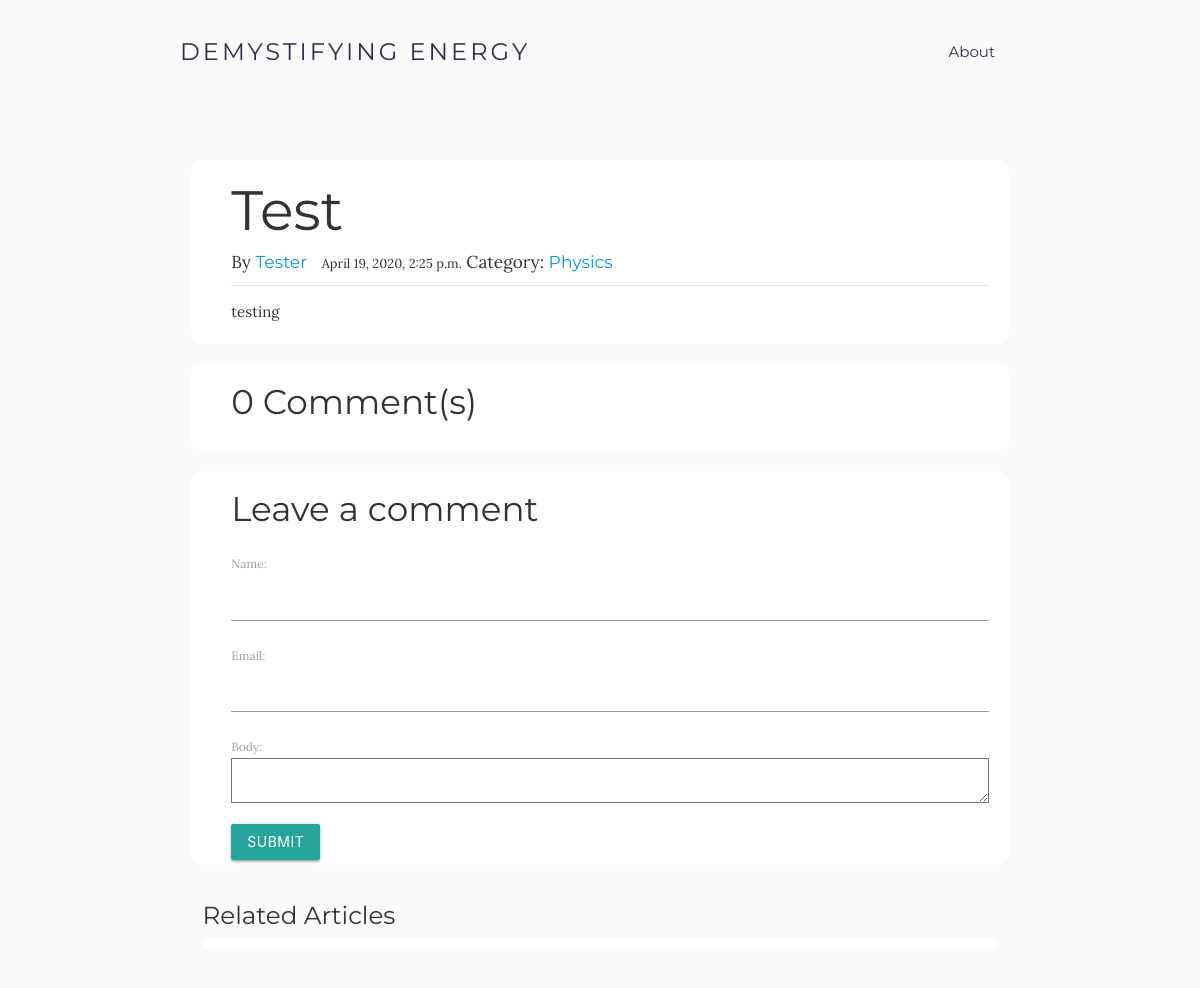
The page /article/test/ on the database as committed earlier.
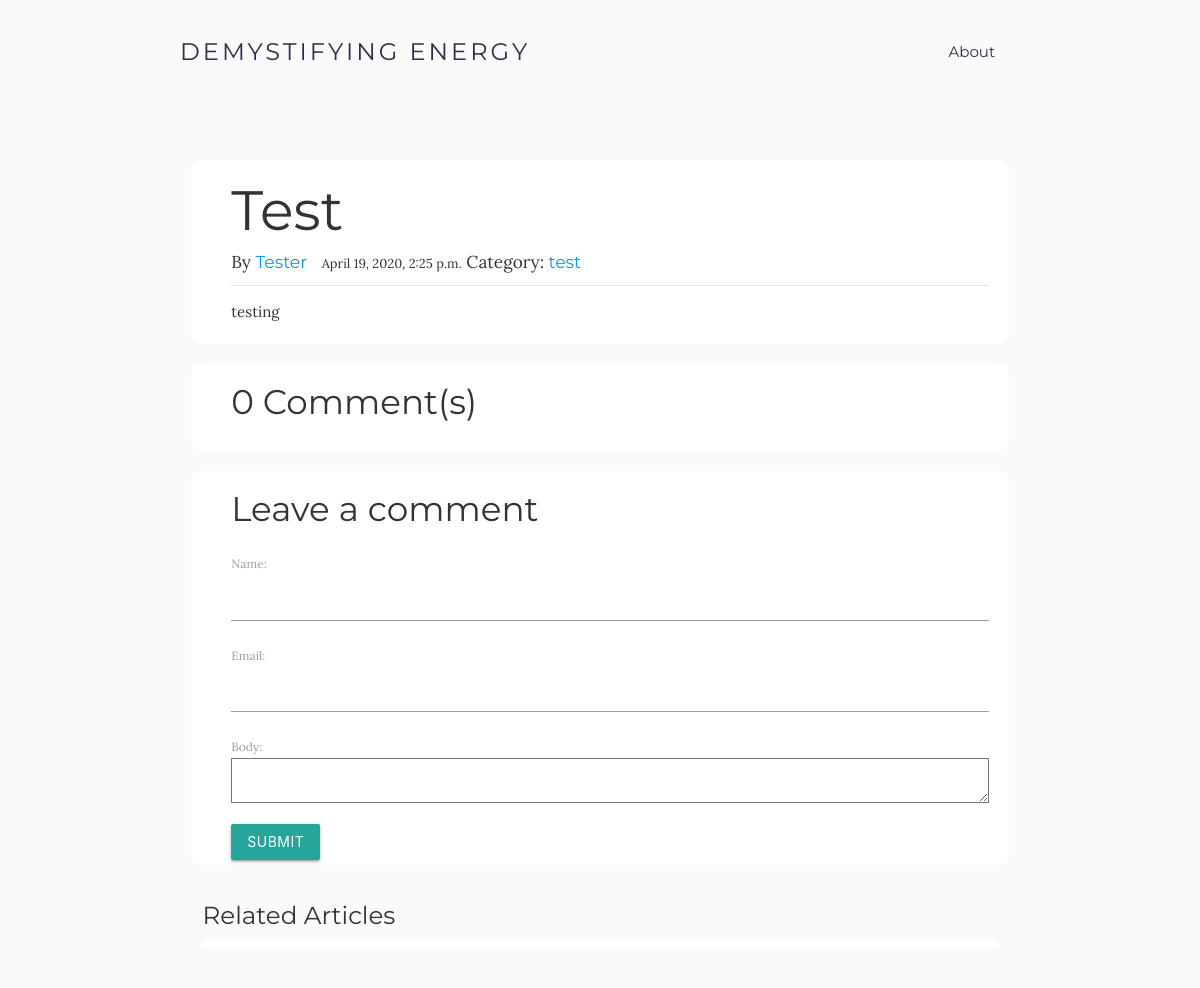
The same page on the database as committed later.
### blog/models.py (models this page shows, shortened)
class Article(models.Model):
    title = models.CharField(max_length=100)
    slug = models.SlugField()
    category = models.ForeignKey('Category', on_delete=models.CASCADE)
    content = RichTextField(config_name = 'default')
    summary = models.CharField(max_length=100)
    datePosted = models.DateTimeField(auto_now_add=True)
    author = models.TextField()
    status = models.IntegerField(choices=STATUS, default=0)
    created_on = models.DateTimeField(auto_now_add=True)
    class Meta:
        ordering = ['-created_on']

class Category(models.Model):
    name = models.CharField(max_length=100)
    slug = models.SlugField(max_length=100, unique=True)
    class Meta:
        ordering = ('name',)
        verbose_name = 'category'
        verbose_name_plural = 'categories'
    def get_absolute_url(self):
        return reverse('blog:list_by_category', args=[self.slug] )
    def __str__(self):
        return self.name

### blog/views.py (the view)
# urls.py: url(r'^article/(?P<slug>[\w-]+)/$', views.article_detail, name='link'),
def article_detail(request, slug):
    articles = get_object_or_404(Article, slug=slug)
    comments = articles.comments.filter(active=True)
    new_comment = None
    if request.method == 'POST':
        comment_form = CommentForm(data=request.POST)
        if comment_form.is_valid():
            new_comment = comment_form.save(commit=False)
            new_comment.articles = articles
            new_comment.save()
    else:
        comment_form = CommentForm()
    return render(request, 'blog/article_template.html', {'articles':articles, 'comments': comments,
                                                            'new_comment': new_comment,
                                                            'comment_form': comment_form})

### blog/forms.py
class CommentForm(forms.ModelForm):
    class Meta:
        model = Comment
        fields = ('name', 'email', 'body')

### blog/templates/blog/article_template.html (shortened to what this page needs)
{% load static %}
<!DOCTYPE html>
<html>
  <head>
    <link rel="stylesheet" href="https://cdnjs.cloudflare.com/ajax/libs/materialize/1.0.0/css/materialize.min.css">
    <link rel="stylesheet" href="{% static 'blog/articles.css' %}">
  </head>
  <body>
    <nav class="z-depth-0">
      <div class="nav-wrapper container">
        <a href="{% url 'blog:blog-home'%}" class="brand-logo lora">Demystifying Energy</a>
        <ul class="right hide-on-med-and-down">
          <li><a href="{% url 'blog:blog-about'%}">About</a></li>
        </ul>
      </div>
    </nav>
    <div class="container article-container">
      <div class="row">
        <div class="col s12">
          <article class="content-section">
            <div class="article-metadata">
              <h1>{{articles.title}}</h1>
              <h6>By <a class="mr-2" href="#">{{articles.author}}</a>
                <small class="text-muted">{{articles.datePosted}}</small>
                Category: <a class ="mr-2" href="{{articles.category.get_absolute_url}}"> {{ articles.category }}</a>
              </h6>
            </div>
            <p>{{articles.content | safe}}</p>
          </article>
          <div class="content-section">
            <div class="card-body">
              <h4>{{ comments.count }} Comment(s)</h4>
            </div>
          </div>
          <div class="content-section">
            <div class="card-body">
              {% if new_comment %}
              <div class="alert alert-success" role="alert">
                Your comment is awaiting moderation
              </div>
              {% else %}
              <h4>Leave a comment</h4>
              <form method="post" style="margin-top: 1.3em;">
                {{ comment_form.as_p }}
                <button type="submit" class="btn btn-primary  btn-lg">Submit</button>
              </form>
              {% endif %}
            </div>
          </div>
          <div class="col s12">
            <h5>Related Articles</h5>
            <div class="content-section">
            </div>
          </div>
        </div>
      </div>
    </div>
  </body>
</html>

### blog/static/blog/articles.css (style rules this page uses)
.article-metadata { padding-bottom: 5px; margin-bottom: 4px; border-bottom: 1px solid #e3e3e3; }
.content-section { background: #ffffff; padding: 5px 20px 5px 40px; border-radius: 12px; margin-bottom: 20px; }
h1, h2, h3, h4, h5, a { font-family: "Montserrat", sans-serif; }
body { font-family: "Lora", serif; background: #fafafa; color: #333333; }
h1 { text-transform: capitalize; font-size: 3.7rem; margin: 1rem 0 0rem 0; }
nav { background-color: transparent; position: absolute; border: 0; padding-top: 20px; z-index: 10; }
nav ul a { padding: 0 25px; color: #2d3047; }
nav .brand-logo { font-family: "Montserrat", sans-serif; font-size: 18pt; text-transform: uppercase; letter-spacing: 3px; color: #2d3047; }
.mr-2 { margin-right: 10px; }
.article-container { padding-top: 20vh; }
h4 { margin: 1rem 0 1.6rem 0; }

Rows that differ between the two databases and show on the page:
changed Article "Test": category "Physics" → "test"
